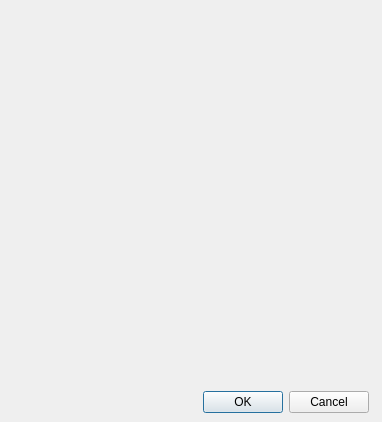
<?xml version="1.0" encoding="UTF-8"?>
<ui version="4.0">
 <class>Frame</class>
 <widget class="QFrame" name="Frame">
  <property name="geometry">
   <rect>
    <x>0</x>
    <y>0</y>
    <width>382</width>
    <height>422</height>
   </rect>
  </property>
  <property name="windowTitle">
   <string>Frame</string>
  </property>
  <widget class="QDialogButtonBox" name="buttonBox">
   <property name="geometry">
    <rect>
     <x>200</x>
     <y>390</y>
     <width>169</width>
     <height>25</height>
    </rect>
   </property>
   <property name="standardButtons">
    <set>QDialogButtonBox::Cancel|QDialogButtonBox::Ok</set>
   </property>
  </widget>
 </widget>
 <resources/>
 <connections/>
</ui>
